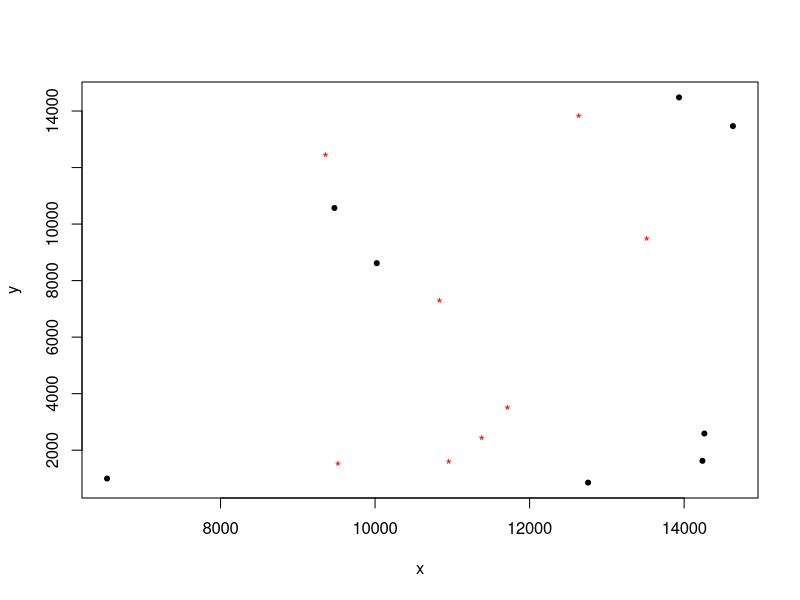
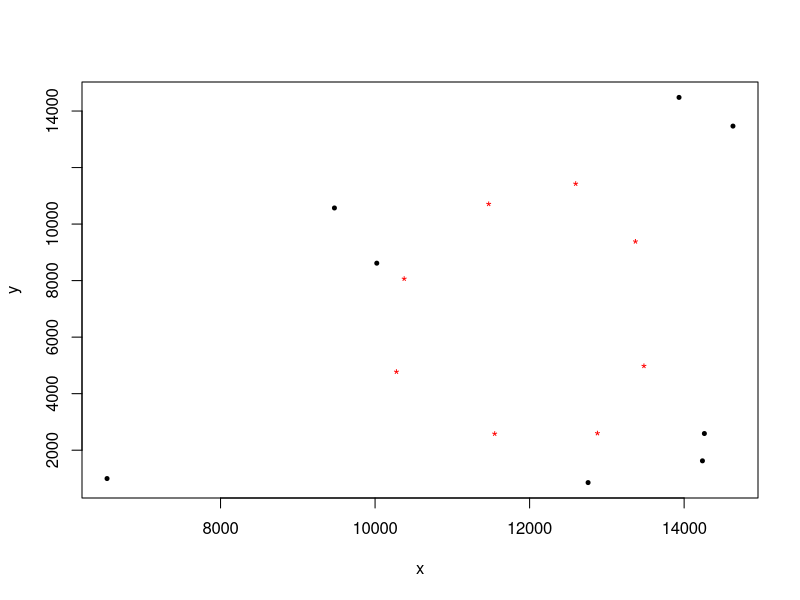
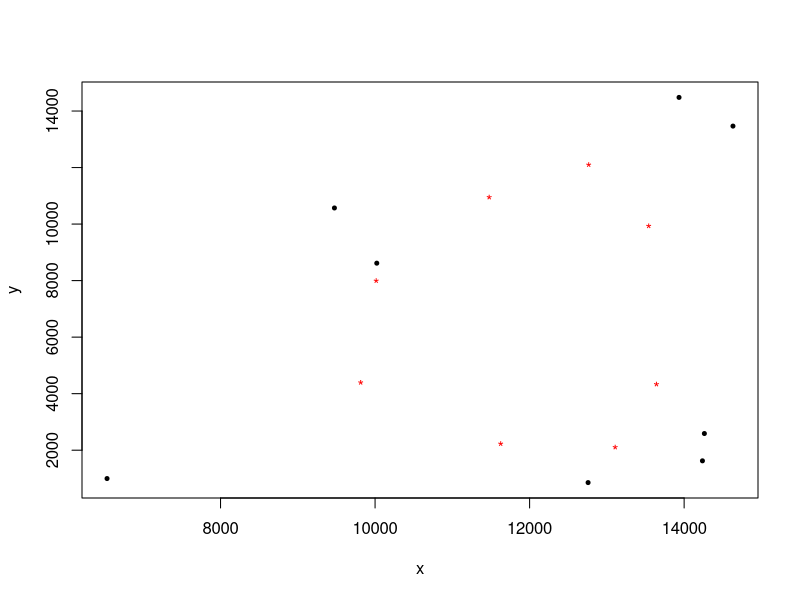
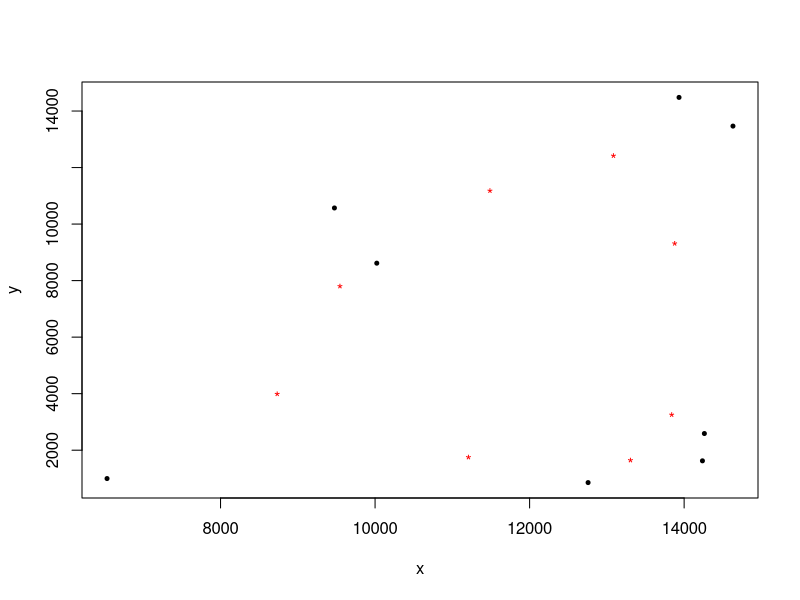
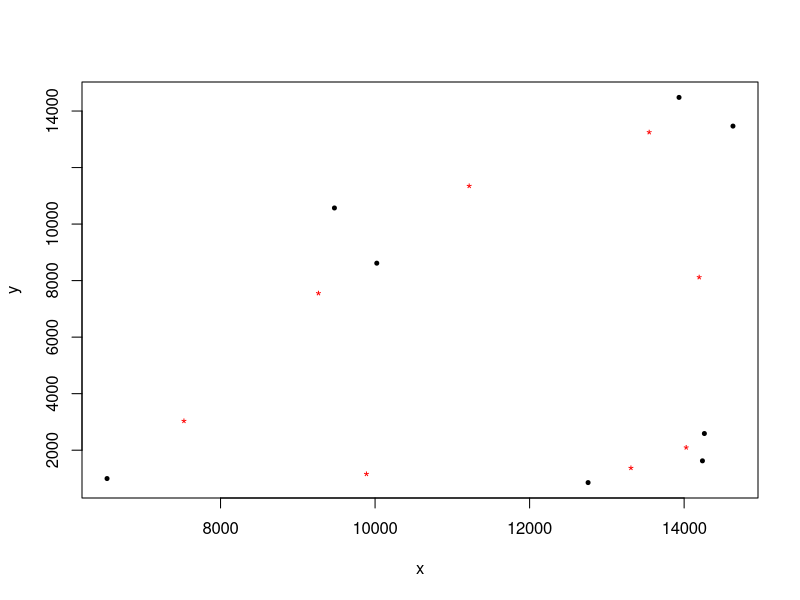
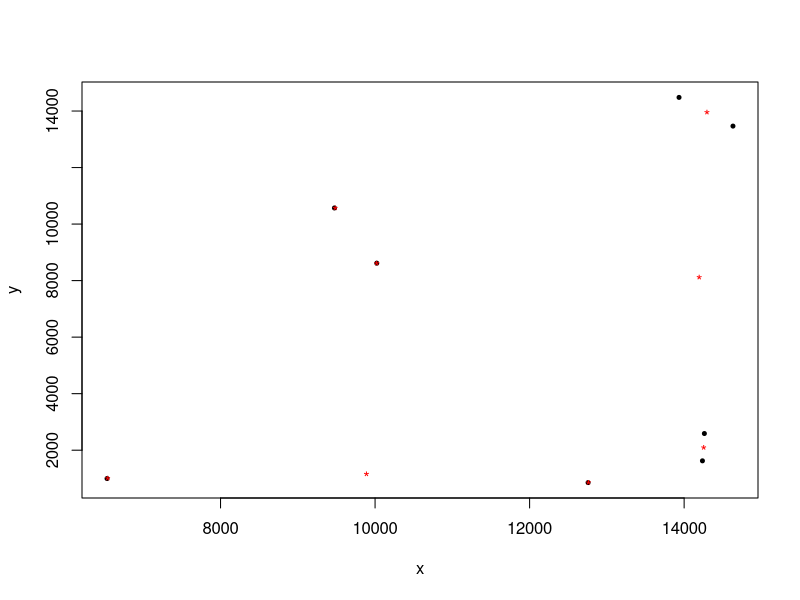
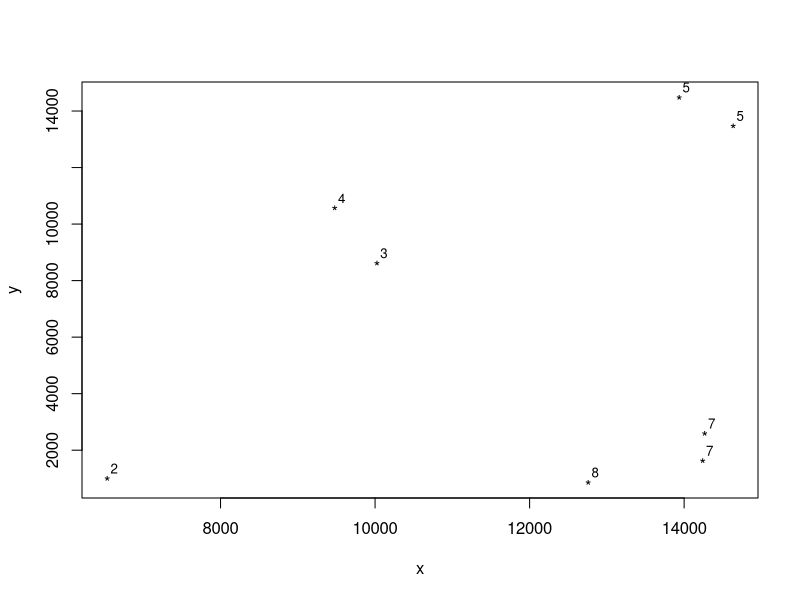

Write R code to recreate these figures, in order.
#!/usr/bin/env Rscript
# (Class Assignment | Narendra Joshi)
# (Travelling Salesman Problem Using an SOFM)

library(calibrate)

# intial values of parameters
alpha <- 0.08
epochs <- 100
  
# load info about cities
# input csv file has three columns, the last of which
# are coordinates
cities <- read.csv("cities.csv", header=TRUE)
ncities <- length(cities[,1])

# initial neighbourhood order =
# all the neurons
norder <- floor(ncities/2)

# coordinates of the cities
X <- as.matrix(cities[,2:3])

# initial weights of the circular feature map
w <- cbind(runif(ncities, min(X[,1]), max(X[,1])),
           runif(ncities, min(X[,2]), max(X[,2])))

# function for finding norm of a vector
norm <- function(x) {
  return(sqrt(sum(x^2)))
}

# get the value of alpha for a given node
getAlpha <- function(i, iwnode) {
  if (norder) {
    d <- abs(i - iwnode)
    dist <- min(d, abs(ncities - d))
    return(alpha * exp(-(((dist)^2)/norder)))
  }
  else if (i == iwnode)
    return(alpha)
  else return(0)
}

# update weights; iwnode = winning node index
getNewWeights <- function(w, x, alpha, norder) {
 # get the winner node index
  xrep <- matrix(rep(x, ncities), nrow = ncities, byrow=T)
  diff <- (xrep - w)
  # winner node index
  iwnode <- which.min(apply(diff, 1, norm))
  
 # alpha-matrix for different nodes in neighbourhood
  for (i in 1:ncities) {
    if (i == 1) {
      malpha <- rep(getAlpha(i, iwnode), 2)
    }
    else {
      malpha <- rbind(malpha, rep(getAlpha(i, iwnode), 2))
    }
  }
  w <- w + (malpha * diff)
  return(w)
}

# setting parameters for the graph plots
#par(mfcol=c(3,3))
plot(X, pch=20, xlab='x', ylab='y')
points(w, pch="*", col="red")
# training period
while (norder >= 0) {
  for (t in 1:epochs) {
      for (i in 1:ncities) {
        cat ("Epoch #", t," presenting city #", i, "\n")
        w <- getNewWeights(w, X[i,], alpha, norder)
      }
    }
  norder <- (norder - 1)
  alpha <- (alpha - alpha/10)
                                        # plot weights and points
  plot(X, pch=20, cex=0.8, xlab='x', ylab='y')
  points(w, col="red", pch="*")
  
}
cityOrder <- rep(0,ncities)

# reading results and plotting the results
plot(X, xlab="x", ylab="y", pch='*')
for (i in 1:ncities) {
  xrep <- matrix(rep(X[i,], ncities), nrow = ncities, byrow = T)
  diff <- (xrep - w)
  # winner node index
  cityOrder[i] <- which.min(apply(diff, 1, norm))
}

# lets label cities in order
textxy(X[,1], X[,2], cityOrder, offset = 1, cex=0.8)
dev.copy(jpeg, "city-plot.jpg")
dev.off()
